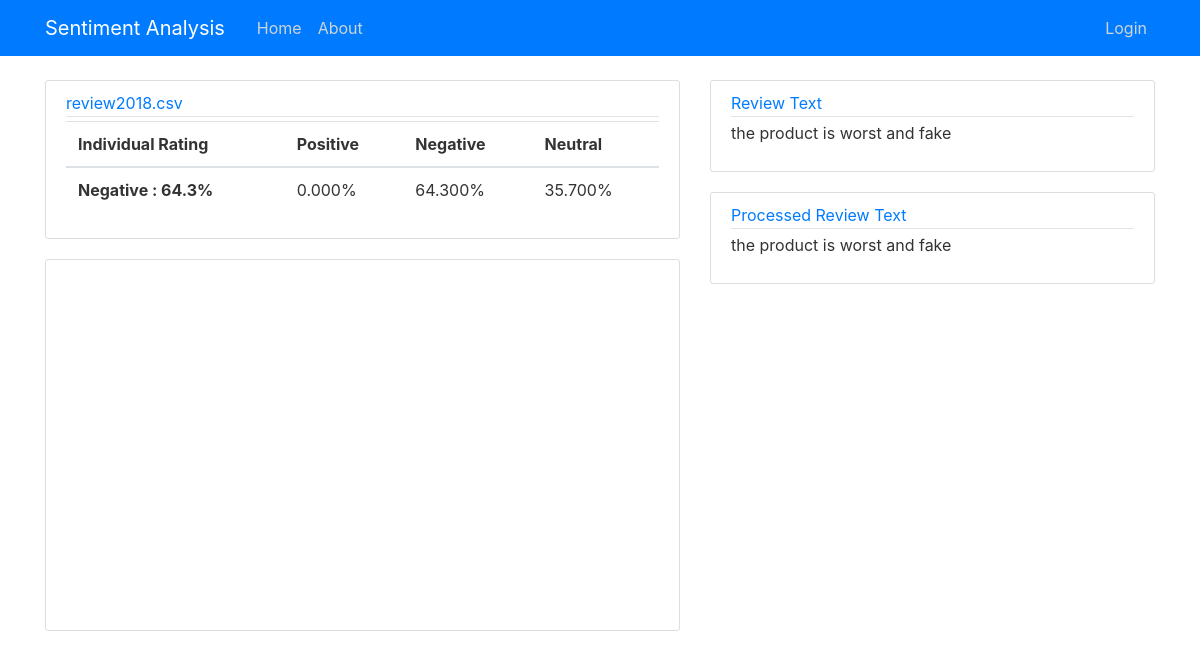
Page /sentiment/ind_detail/261/ on the committed database.
### sentiment/models.py (models this page shows)
class individual(models.Model):
    filename = models.CharField(max_length=100)
    review_text = models.TextField()
    process_review = models.TextField()
    positive = models.FloatField()
    negative = models.FloatField()
    neutral = models.FloatField()
    rat = models.CharField(max_length=100)

### sentiment/views.py (the view)
# urls.py: path('ind_detail/<int:ind_id>/',views.pieinddetail,name='ind-detail'),
def pieinddetail(request,ind_id):
    inddetail = get_object_or_404(individual, pk=ind_id)
    return render(request,'sentiment/piechart_inddetail.html',{'inddetail':inddetail})

### sentiment/templates/sentiment/piechart_inddetail.html (shortened to what this page needs)
{% load static %}
    {% include 'sentiment/navbar.html' %}
    <div class="container">
      <div class="row">
        <div class="col-md-7">
          <article class="media content-section">
            <div class="media-body">
              <div class="article-metadata">
                <a class="mr-2" href="#">{{ inddetail.filename }}</a>
              </div>
              <div class="table-responsive-sm">
                <table class="table">
                  <thead>
                    <tr>
                      <th scope="col">Individual Rating</th>
                      <th scope="col">Positive</th>
                      <th scope="col">Negative</th>
                      <th scope="col">Neutral</th>
                    </tr>
                  </thead>
                  <tbody>
                    <tr>
                      <th scope="row">{{ inddetail.rat|truncatechars_html:17 }}%</th>
                      <td>{{ inddetail.positive|floatformat:3 }}%</td>
                      <td>{{ inddetail.negative|floatformat:3 }}%</td>
                      <td>{{ inddetail.neutral|floatformat:3 }}%</td>
                    </tr>
                  </tbody>
                </table>
              </div>
            </div>
          </article>
          <article class="media content-section">
            <div id="piechart" style="width: 800px; height: 350px;"></div>
          </article>
        </div>
          <div class="col-md-5">
            <article class="media content-section">
              <div class="media-body">
                <div class="article-metadata">
                  <a class="mr-2" href="#">Review Text</a>
                </div>
                <p class="article-content">{{ inddetail.review_text }}</p>
              </div>
            </article>
            <article class="media content-section">
              <div class="media-body">
                <div class="article-metadata">
                  <a class="mr-2" href="#">Processed Review Text</a>
                </div>
                <p class="article-content">{{ inddetail.process_review }}</p>
              </div>
            </article>
          </div>
        </div>
      </div>

### sentiment/static/sentiment/main.css (style rules this page uses)
.content-section { background: #ffffff; padding: 10px 20px; border: 1px solid #dddddd; border-radius: 3px; margin-bottom: 20px; }
.article-content { white-space: pre-line; }
.article-metadata { padding-bottom: 1px; margin-bottom: 4px; border-bottom: 1px solid #e3e3e3 }

### rows in the picture
individual: filename "review2018.csv", rat "Negative : 64.3", positive "0.000", negative "64.300", neutral "35.700", review_text "the product is worst and fake", process_review "the product is worst and fake"
